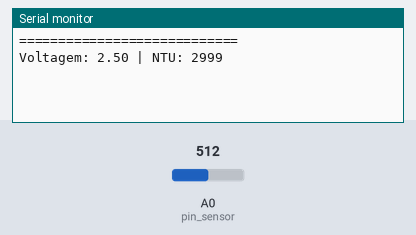
Bench run of a program on a simulated Arduino Uno, built with avr-gcc and run on an emulated ATmega328P. Shown: the last lines printed to the serial monitor. The inputs (shaded band) are chosen by the test bench; at power-on: A0 (pin_sensor) = 512.

Above: at 1.2 s.
1.3 s: A0 (pin_sensor) set to 933
At 2.9 s:
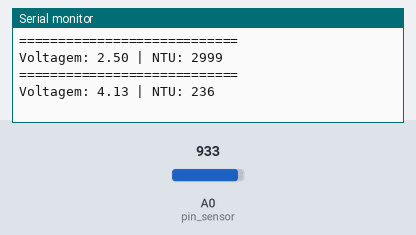
4.3 s: A0 (pin_sensor) set to 960
At 4.6 s:
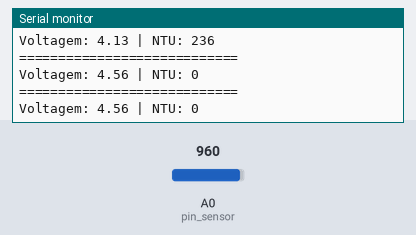
Timing chart, 0 to 7.3 s (numbered marks = the images above; inputs shaded):
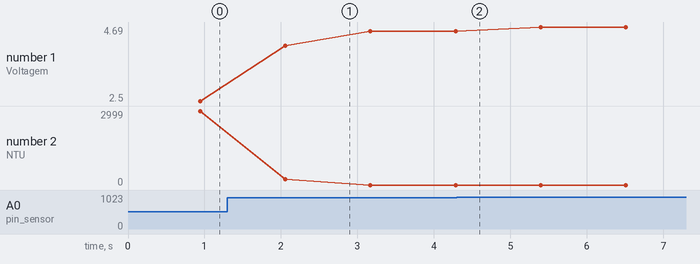

The program:

main.cpp
```cpp
#include "Arduino.h"

int pin_sensor = A0;

void setup() {
  Serial.begin(9600);
}

float ler_sensor() {
  float voltagem_raw = 0;

  for (int i = 0; i < 800; i++){
    voltagem_raw += ((float)analogRead(pin_sensor)/1024) * 5;
    delay(1);
  }

  return voltagem_raw / 800.0;
}

void loop() {
  float leitura = ler_sensor();
  int NTU;

  if(leitura < 2.5) NTU = 3000;
  else if(leitura > 4.2) NTU = 0;
  else NTU = -1120.4 * pow(leitura, 2) + 5742.3 * leitura - 4353.8;

  Serial.println("\n============================");
  Serial.print("Voltagem: ");
  Serial.print(leitura);
  Serial.print(" | NTU: ");
  Serial.println(NTU);
  delay(200);
}
```

Measured:
- after the input at 1.3 s, the serial monitor: prints a new line after 0.76 s (image 1)
- plotted number 1: 2.5 → 4.56 after the input at 1.3 s, 4.56 → 4.69 after the input at 4.3 s
- plotted number 2: 2999 → 0 after the input at 1.3 s
